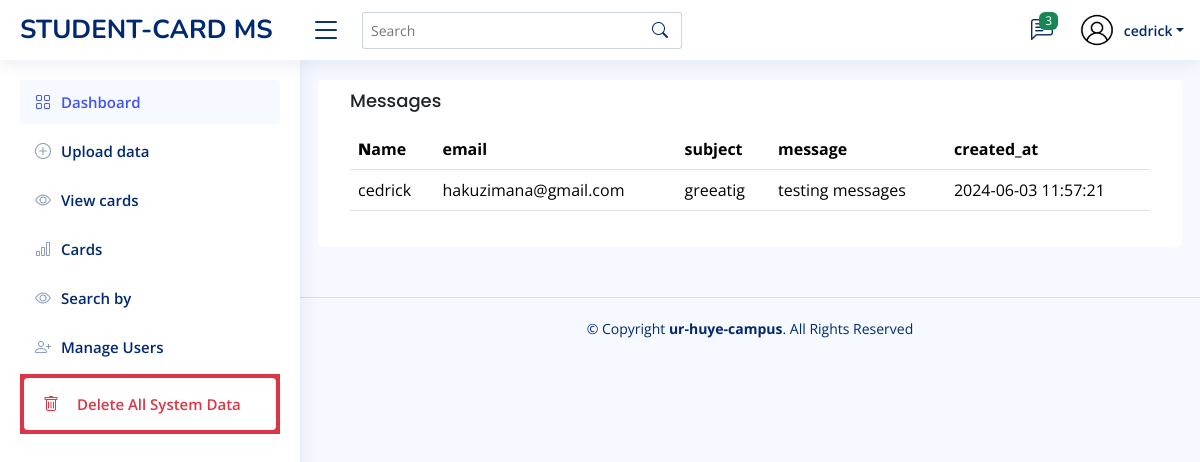
The app's page /Dashboard/messages.php (signed in) with its own data.
### tables this page shows
CREATE TABLE `users` (
  `id` int(11) NOT NULL,
  `names` varchar(30) NOT NULL,
  `email` varchar(30) NOT NULL,
  `phone` varchar(30) NOT NULL,
  `image` varchar(200) NOT NULL,
  `about` varchar(150) NOT NULL,
  `role` varchar(30) NOT NULL,
  `password` varchar(30) NOT NULL,
  `active` int(11) NOT NULL
);

CREATE TABLE `contact_messages` (
  `id` int(11) NOT NULL,
  `name` varchar(255) NOT NULL,
  `email` varchar(255) NOT NULL,
  `subject` varchar(255) NOT NULL,
  `message` text NOT NULL,
  `created_at` timestamp NOT NULL DEFAULT current_timestamp()
);

### Dashboard/messages.php (the view, shortened to what this page needs)
<?php
include('connection.php');
?>
<!DOCTYPE html>
<html lang="en">
<head>
  <link href="assets/vendor/bootstrap/css/bootstrap.min.css" rel="stylesheet">
  <link href="assets/vendor/bootstrap-icons/bootstrap-icons.css" rel="stylesheet">
  <link href="assets/vendor/boxicons/css/boxicons.min.css" rel="stylesheet">
  <link href="assets/vendor/quill/quill.snow.css" rel="stylesheet">
  <link href="assets/vendor/quill/quill.bubble.css" rel="stylesheet">
  <link href="assets/vendor/remixicon/remixicon.css" rel="stylesheet">
  <link href="assets/vendor/simple-datatables/style.css" rel="stylesheet">
  <link href="assets/css/style.css" rel="stylesheet">
</head>
<body>
  <?php
  include ("./includes/header.php");
  include ("./includes/menu.php");
  ?>
  <main id="main" class="main">
    <section class="section dashboard">
      <div class="row">
        <div class="col-lg-12">
          <div class="row">
          <div class="card">
    <div class="card-body">
        <h5 class="card-title">Messages</h5>
        <div class="tab-content pt-2" id="myTabjustifiedContent">
            <div class="tab-pane fade show active" id="home-justified" role="tabpanel" aria-labelledby="home-tab">
                <div class="row">
                    <div class="col-md-12 table-responsive">
                    <table class="table datatable">
                <thead>
                  <tr>
                    <th>
                      <b>N</b>ame
                    </th>
                    <th>email</th>
                    <th>subject</th>
                    <th>message</th>
                    <th>created_at</th>
                  </tr>
                </thead>
                <tbody>
                <?php
  $query = "SELECT `id`, `name`, `email`, `subject`, `message`, `created_at` FROM `contact_messages` ORDER BY id DESC";
$result = mysqli_query($connection, $query);
  if ($result && mysqli_num_rows($result) > 0) {
      while ($row = mysqli_fetch_assoc($result)) {
  ?>
<tr>
                    <td><?php echo $row['name']; ?></td>
                    <td><?php echo $row['email']; ?></td>
                    <td><?php echo $row['subject']; ?></td>
                    <td><?php echo $row['message']; ?></td>
                    <td><?php echo $row['created_at']; ?></td>
                  </tr>
  <?php
      }
  } else {
      echo "No messages found.";
  }
  ?>
                </tbody>
              </table>
                    </div>
                </div>
            </div>
        </div>
    </div>
</div>
          </div>
        </div>
      </div>
    </section>
  </main>
  <?php
  include ("./includes/footer.php");
  ?>
</body>
</html>

### Dashboard/includes/header.php (shortened to what this page needs)
<?php
$userid=$_SESSION['id'];
$ok1 = mysqli_query($connection, "select * from users where id=$userid");
                  while ($row = mysqli_fetch_array($ok1)) {
                    $names = $row["names"];
                    $image = $row["image"];
                }
?>
<header id="header" class="header fixed-top d-flex align-items-center">
  <div class="d-flex align-items-center justify-content-between">
    <a href="index.php" class="logo d-flex align-items-center">
      <span class="d-none d-lg-block">STUDENT-CARD MS</span>
    </a>
    <i class="bi bi-list toggle-sidebar-btn"></i>
  </div>
  <div class="search-bar">
    <form class="search-form d-flex align-items-center" method="POST" action="#">
      <input type="text" name="query" placeholder="Search" title="Enter search keyword">
      <button type="submit" title="Search"><i class="bi bi-search"></i></button>
    </form>
  </div>
  <nav class="header-nav ms-auto">
    <ul class="d-flex align-items-center">
      <li class="nav-item dropdown">
        <a class="nav-link nav-icon" href="#" data-bs-toggle="dropdown">
          <i class="bi bi-chat-left-text"></i>
          <span class="badge bg-success badge-number">3</span>
        </a>
      </li>
      <li class="nav-item dropdown pe-3">
        <a class="nav-link nav-profile d-flex align-items-center pe-0" href="#" data-bs-toggle="dropdown">
          <img src="<?php echo $image ?>" alt="Profile" class="rounded-circle" style="height:1cm;width:1cm">
          <span class="d-none d-md-block dropdown-toggle ps-2"><?php echo $names; ?></span>
        </a>
      </li>
    </ul>
  </nav>
</header>

### Dashboard/assets/css/style.css (style rules this page uses)
:root { scroll-behavior: smooth; font-family: 'Segoe UI', Tahoma, Geneva, Verdana, sans-serif; }
body { font-family: "Open Sans", sans-serif; background: #f6f9ff; color: #444444; }
a { color: #4154f1; text-decoration: none; }
h1, h2, h3, h4, h5, h6 { font-family: "Nunito", sans-serif; }
#main { margin-top: 60px; padding: 20px 30px; transition: all 0.3s; }
.card { margin-bottom: 30px; border: none; border-radius: 5px; }
.card-title { padding: 10px 0 1px 0; font-size: 18px; font-weight: 500; font-family: "Poppins", sans-serif; }
.card-body { padding: 0 20px 20px 20px; }
.logo { line-height: 1; }
@media (min-width: 1200px) { .logo { width: 280px; } }
.logo span { font-size: 26px; font-weight: 700; color: #012970; font-family: "Nunito", sans-serif; }
.header { transition: all 0.5s; z-index: 997; height: 60px; box-shadow: 0px 2px 20px rgba(1, 41, 112, 0.1); background-color: #fff; padding-left: 20px; }
.header .toggle-sidebar-btn { font-size: 32px; padding-left: 10px; cursor: pointer; color: #012970; }
.header .search-bar { min-width: 360px; padding: 0 20px; }
.header .search-form { width: 100%; }
.header .search-form input { border: 0; font-size: 14px; color: #012970; border: 1px solid rgba(1, 41, 112, 0.2); padding: 7px 38px 7px 8px; border-radius: 3px; transition: 0.3s; width: 100%; }
.header .search-form button { border: 0; padding: 0; margin-left: -30px; background: none; }
.header .search-form button i { color: #012970; }
.header-nav ul { list-style: none; }
.header-nav>ul { margin: 0; padding: 0; }
.header-nav .nav-icon { font-size: 22px; color: #012970; margin-right: 25px; position: relative; }
.header-nav .nav-profile { color: #012970; }
.header-nav .nav-profile img { max-height: 36px; }
.header-nav .nav-profile span { font-size: 14px; font-weight: 600; }
.header-nav .badge-number { position: absolute; inset: -2px -5px auto auto; font-weight: normal; font-size: 12px; padding: 3px 6px; }
@media (min-width: 1200px) { #main, #footer { margin-left: 300px; } }

### Dashboard/messages.php (style rules this page uses)
ul li { list-style: none; }

### records on screen
users: image (picture), names "cedrick"
contact_messages: name "cedrick", email "hakuzimana@gmail.com", subject "greeatig", message "testing messages", created_at "2024-06-03 11:57:21"
